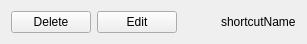
<?xml version="1.0" encoding="UTF-8"?>
<ui version="4.0">
 <class>ShortcutWidgetBase</class>
 <widget class="QWidget" name="ShortcutWidget">
  <property name="geometry">
   <rect>
    <x>0</x>
    <y>0</y>
    <width>300</width>
    <height>41</height>
   </rect>
  </property>
  <property name="windowTitle">
   <string>Form</string>
  </property>
  <layout class="QHBoxLayout" name="horizontalLayout">
   <property name="sizeConstraint">
    <enum>QLayout::SetFixedSize</enum>
   </property>
   <item>
    <widget class="QPushButton" name="deleteButton">
     <property name="sizePolicy">
      <sizepolicy hsizetype="Fixed" vsizetype="Fixed">
       <horstretch>0</horstretch>
       <verstretch>0</verstretch>
      </sizepolicy>
     </property>
     <property name="text">
      <string>Delete</string>
     </property>
    </widget>
   </item>
   <item>
    <widget class="QPushButton" name="editButton">
     <property name="sizePolicy">
      <sizepolicy hsizetype="Fixed" vsizetype="Fixed">
       <horstretch>0</horstretch>
       <verstretch>0</verstretch>
      </sizepolicy>
     </property>
     <property name="text">
      <string>Edit</string>
     </property>
    </widget>
   </item>
   <item>
    <widget class="QLabel" name="shortcutIcon">
     <property name="sizePolicy">
      <sizepolicy hsizetype="Fixed" vsizetype="Fixed">
       <horstretch>0</horstretch>
       <verstretch>0</verstretch>
      </sizepolicy>
     </property>
     <property name="styleSheet">
      <string notr="true">margin-left:25px</string>
     </property>
     <property name="text">
      <string/>
     </property>
     <property name="pixmap">
      <pixmap resource="../resources.qrc">:/plugins/shortcut_manager/icons/default-shortcut-desk.png</pixmap>
     </property>
    </widget>
   </item>
   <item>
    <widget class="QLabel" name="shortcutName">
     <property name="sizePolicy">
      <sizepolicy hsizetype="Preferred" vsizetype="Fixed">
       <horstretch>0</horstretch>
       <verstretch>0</verstretch>
      </sizepolicy>
     </property>
     <property name="text">
      <string>shortcutName</string>
     </property>
    </widget>
   </item>
  </layout>
 </widget>
 <resources>
 </resources>
 <connections/>
</ui>
